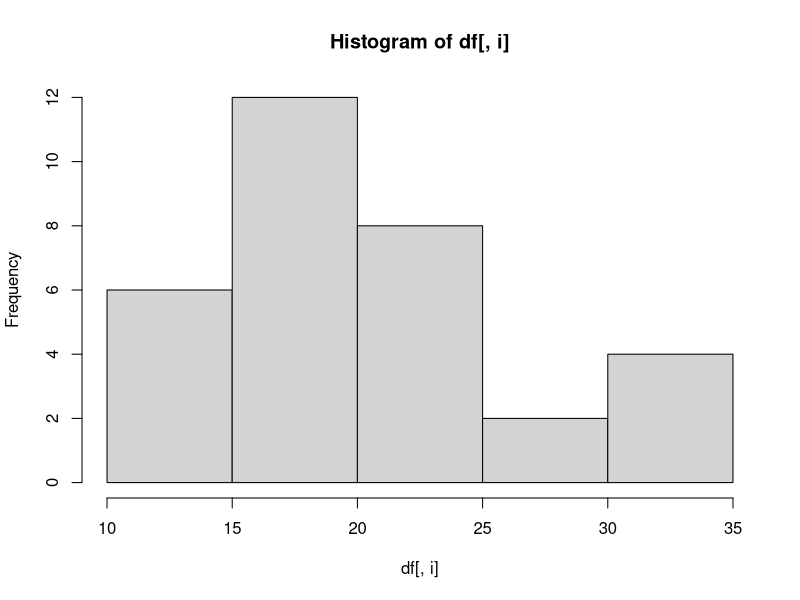
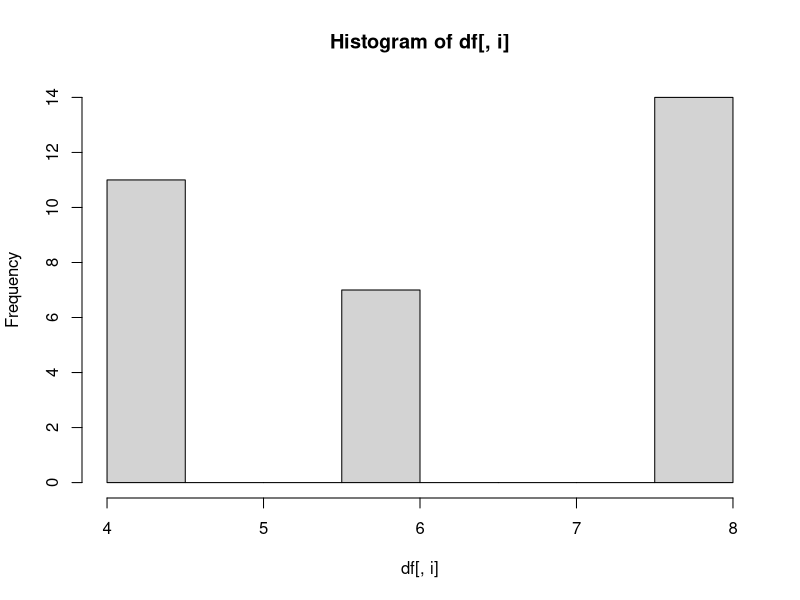
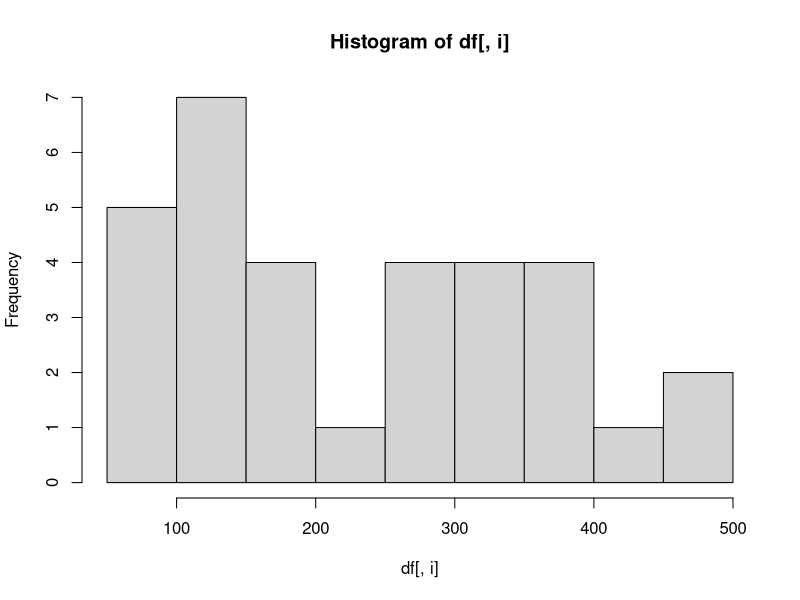
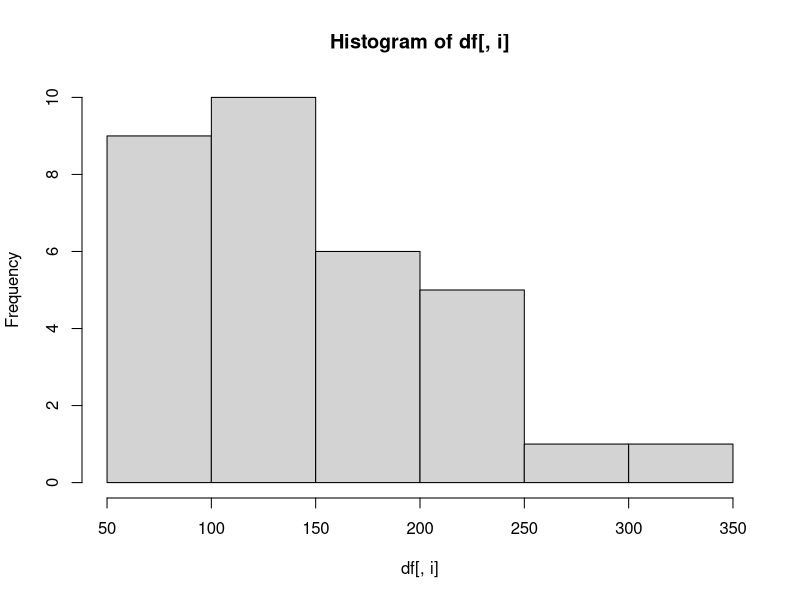
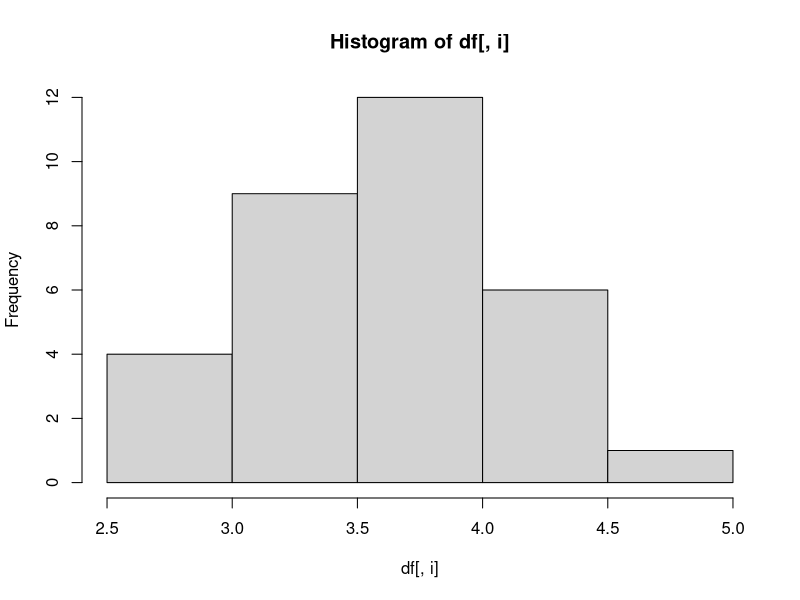
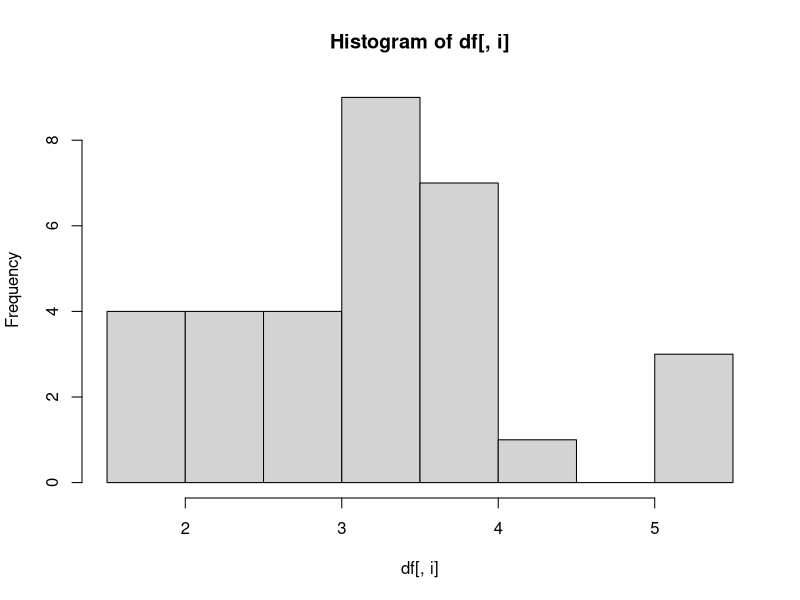
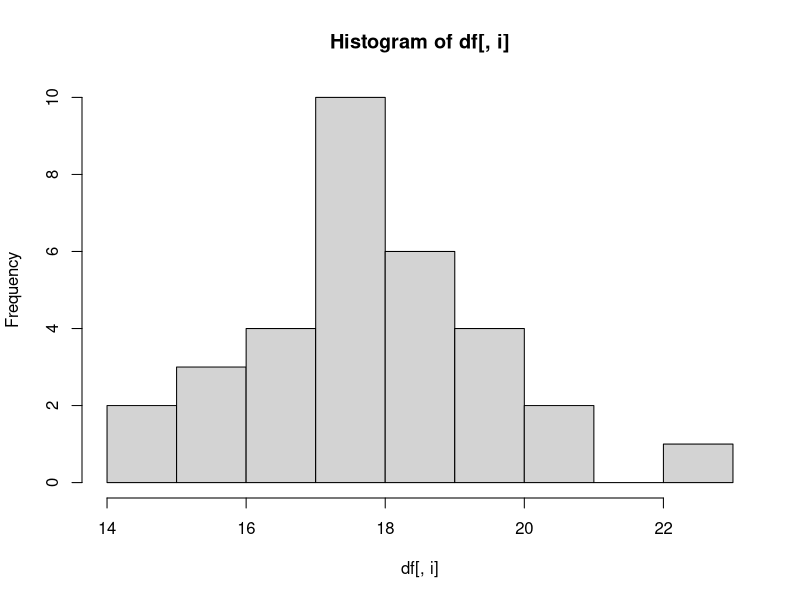
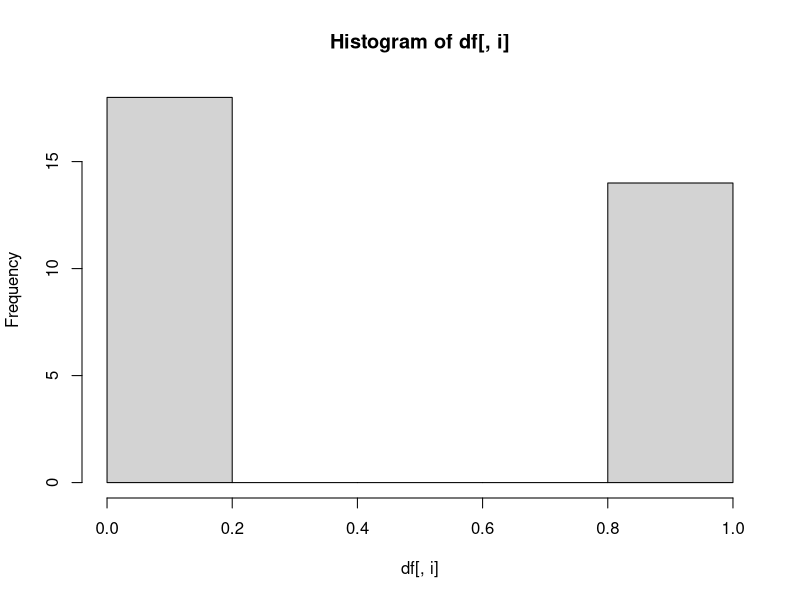

Reproduce these figures in R, in order.
GetDistribution <- function(df,limit){
  variable.No <- ncol(df) # 获取data.frame中的列数
  if(variable.No > limit){
    variable.No = limit
  }
  for (i in 1:variable.No){
    hist(df[,i]) # 绘制每一列的直方图
  }
}

GetDistribution(mtcars,100)

GetDistribution2 <- function(df,limit){
  variable.No <- ncol(df) # 获取data.frame中的列数
  if(variable.No > limit){
    variable.No = limit
  }
  for (i in 1:variable.No){
    TmpFileName <- paste("test/",i,"_",colnames(df)[i],".png",sep = "")
    png(file=TmpFileName)
    hist(df[,i]) # 绘制每一列的直方图
    dev.off()
  }
}
GetDistribution2(mtcars,100)
